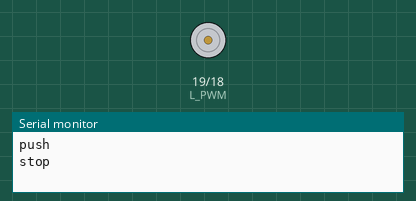
This sketch was run on a simulated Arduino Uno, built with avr-gcc and run on an emulated ATmega328P. On the bench: motor-driver pin pairs drawn as motors (green arrow = first pin HIGH = forward, orange = second pin HIGH = backward, longer = more drive), the last lines printed to the serial monitor.

Above: at 0.7 s.
At 3.7 s:
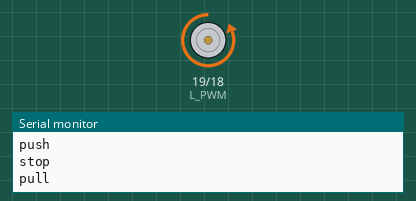
At 4.9 s:
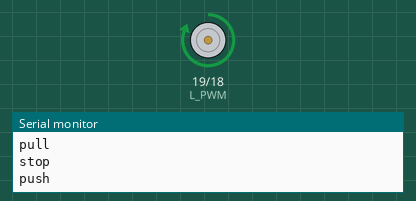
Timing chart, 0 to 5.5 s (numbered marks = the images above):
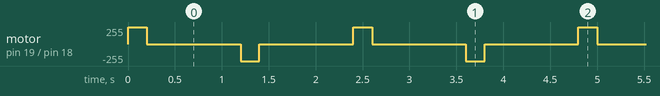

The sketch:

sketch_oct19a.ino
```cpp
#define R_PWM 18 // Green
#define L_PWM 19 // Blue
#define R_EN 18
#define L_EN 19
//#define L_IS 35 // Purple
//#define R_IS 32 // Gray

void setup() {
  Serial.begin(115200);

  pinMode(L_EN, OUTPUT);
  pinMode(R_EN, OUTPUT);

  pinMode(L_PWM, OUTPUT);
  pinMode(R_PWM, OUTPUT);

}

void pull() {
  digitalWrite(R_EN, HIGH);
  digitalWrite(R_PWM, HIGH);

  digitalWrite(L_EN, LOW);
  digitalWrite(L_PWM, LOW);

  Serial.println("pull");
}

void push() {
  digitalWrite(R_EN, LOW);
  digitalWrite(R_PWM, LOW);

  digitalWrite(L_EN, HIGH);
  digitalWrite(L_PWM, HIGH);

  Serial.println("push");
}


void stop() {
  digitalWrite(R_EN, LOW);
  digitalWrite(R_PWM, LOW);

  digitalWrite(L_EN, LOW);
  digitalWrite(L_PWM, LOW);

  Serial.println("stop");
}


void loop() {

  push();
  delay(200);

  stop();
  delay(1000);

  pull();
  delay(200);

  stop();
  delay(1000);

}
```

Measured:
- by itself, motor on pin 19 (L_PWM) / pin 18 (R_PWM): repeats every 2.4 s: stopped 1.0 s, backward 255/255 0.20 s, stopped 1.0 s, forward 255/255 0.20 s
